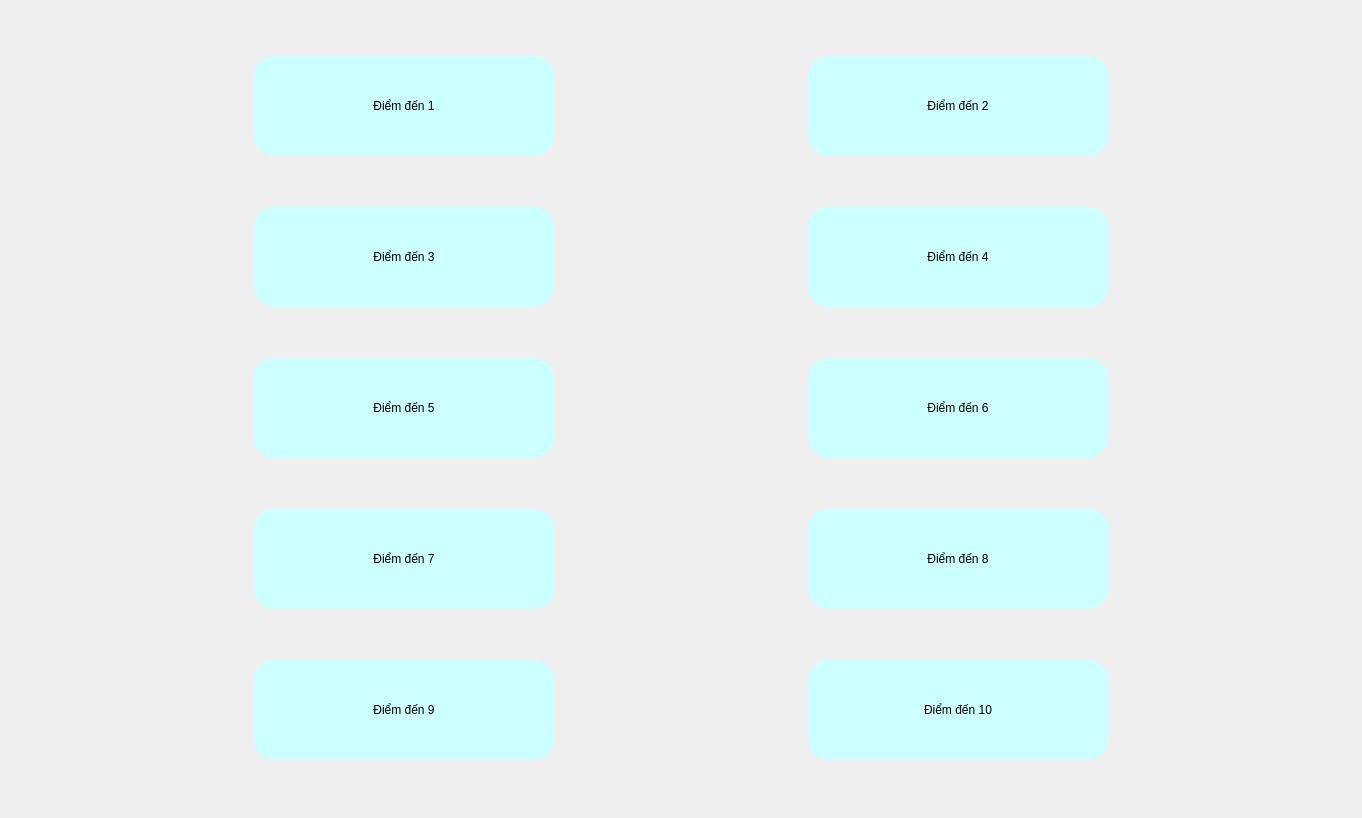
              <widget class="QWidget" name="scrollAreaWidgetContents_2">
               <property name="geometry">
                <rect>
                 <x>0</x>
                 <y>0</y>
                 <width>1362</width>
                 <height>818</height>
                </rect>
               </property>
               <layout class="QGridLayout" name="gridLayout_9">
                <item row="6" column="0">
                 <spacer name="verticalSpacer_10">
                  <property name="orientation">
                   <enum>Qt::Vertical</enum>
                  </property>
                  <property name="sizeType">
                   <enum>QSizePolicy::Fixed</enum>
                  </property>
                  <property name="sizeHint" stdset="0">
                   <size>
                    <width>20</width>
                    <height>40</height>
                   </size>
                  </property>
                 </spacer>
                </item>
                <item row="10" column="0">
                 <widget class="QPushButton" name="Button_9_2">
                  <property name="minimumSize">
                   <size>
                    <width>300</width>
                    <height>100</height>
                   </size>
                  </property>
                  <property name="maximumSize">
                   <size>
                    <width>300</width>
                    <height>100</height>
                   </size>
                  </property>
                  <property name="styleSheet">
                   <string notr="true">QPushButton#Button_9_2{
  border-radius: 20px;
	font: 75 28pt &quot;MS Shell Dlg 2&quot;;
	border: 1px solid #CCFFFF;
	background-color: #CCFFFF;

}
QPushButton#Button_9_2:pressed{
padding-left :2px;
padding-top :2px;

	background-color: #0e71aa;
}
QPushButton#Button_9_2:checked {
background-color: #0e71aa;

}
</string>
                  </property>
                  <property name="text">
                   <string>Điểm đến 9</string>
                  </property>
                 </widget>
                </item>
                <item row="9" column="2">
                 <spacer name="verticalSpacer_16">
                  <property name="orientation">
                   <enum>Qt::Vertical</enum>
                  </property>
                  <property name="sizeType">
                   <enum>QSizePolicy::Fixed</enum>
                  </property>
                  <property name="sizeHint" stdset="0">
                   <size>
                    <width>20</width>
                    <height>40</height>
                   </size>
                  </property>
                 </spacer>
                </item>
                <item row="9" column="0">
                 <spacer name="verticalSpacer_17">
                  <property name="orientation">
                   <enum>Qt::Vertical</enum>
                  </property>
                  <property name="sizeType">
                   <enum>QSizePolicy::Fixed</enum>
                  </property>
                  <property name="sizeHint" stdset="0">
                   <size>
                    <width>20</width>
                    <height>40</height>
                   </size>
                  </property>
                 </spacer>
                </item>
                <item row="6" column="2">
                 <spacer name="verticalSpacer_15">
                  <property name="orientation">
                   <enum>Qt::Vertical</enum>
                  </property>
                  <property name="sizeType">
                   <enum>QSizePolicy::Fixed</enum>
                  </property>
                  <property name="sizeHint" stdset="0">
                   <size>
                    <width>20</width>
                    <height>40</height>
                   </size>
                  </property>
                 </spacer>
                </item>
                <item row="10" column="2">
                 <widget class="QPushButton" name="Button_10_2">
                  <property name="minimumSize">
                   <size>
                    <width>300</width>
                    <height>100</height>
                   </size>
                  </property>
                  <property name="maximumSize">
                   <size>
                    <width>300</width>
                    <height>100</height>
                   </size>
                  </property>
                  <property name="styleSheet">
                   <string notr="true">QPushButton#Button_10_2{
    border-radius: 20px;
	font: 75 28pt &quot;MS Shell Dlg 2&quot;;
	border: 1px solid #CCFFFF;
	background-color: #CCFFFF;

}

QPushButton#Button_10_2:pressed{
padding-left :2px;
padding-top :2px;

	background-color: #0e71aa;
}
QPushButton#Button_10_2:checked {
background-color: #0e71aa;

}
</string>
                  </property>
                  <property name="text">
                   <string>Điểm đến 10</string>
                  </property>
                 </widget>
                </item>
                <item row="8" column="0">
                 <widget class="QPushButton" name="Button_7_2">
                  <property name="minimumSize">
                   <size>
                    <width>300</width>
                    <height>100</height>
                   </size>
                  </property>
                  <property name="maximumSize">
                   <size>
                    <width>300</width>
                    <height>100</height>
                   </size>
                  </property>
                  <property name="styleSheet">
                   <string notr="true">QPushButton#Button_7_2{
     border-radius: 20px;
	font: 75 28pt &quot;MS Shell Dlg 2&quot;;
	border: 1px solid #CCFFFF;
	background-color: #CCFFFF;

}

QPushButton#Button_7_2:pressed{
padding-left :2px;
padding-top :2px;

	background-color: #0e71aa;
}
QPushButton#Button_7_2:checked {
background-color: #0e71aa;

}
</string>
                  </property>
                  <property name="text">
                   <string>Điểm đến 7</string>
                  </property>
                 </widget>
                </item>
                <item row="1" column="2">
                 <widget class="QPushButton" name="Button_2_2">
                  <property name="minimumSize">
                   <size>
                    <width>300</width>
                    <height>100</height>
                   </size>
                  </property>
                  <property name="maximumSize">
                   <size>
                    <width>300</width>
                    <height>100</height>
                   </size>
                  </property>
                  <property name="styleSheet">
                   <string notr="true">QPushButton#Button_2_2{
     border-radius: 20px;
	font: 75 28pt &quot;MS Shell Dlg 2&quot;;
	border: 1px solid #CCFFFF;
	background-color: #CCFFFF;

}

QPushButton#Button_2_2:pressed{
padding-left :2px;
padding-top :2px;

	background-color: #0e71aa;
}
QPushButton#Button_2_2:checked {
background-color: #0e71aa;

}
</string>
                  </property>
                  <property name="text">
                   <string>Điểm đến 2</string>
                  </property>
                 </widget>
                </item>
                <item row="5" column="0">
                 <widget class="QPushButton" name="Button_5_2">
                  <property name="minimumSize">
                   <size>
                    <width>300</width>
                    <height>100</height>
                   </size>
                  </property>
                  <property name="maximumSize">
                   <size>
                    <width>300</width>
                    <height>100</height>
                   </size>
                  </property>
                  <property name="styleSheet">
                   <string notr="true">QPushButton#Button_5_2{
     border-radius: 20px;
	font: 75 28pt &quot;MS Shell Dlg 2&quot;;
	border: 1px solid #CCFFFF;
background-color:#CCFFFF;
}

QPushButton#Button_5_2:pressed{
padding-left :2px;
padding-top :2px;

	background-color: #0e71aa;
}
QPushButton#Button_5_2:checked {
background-color: #0e71aa;

}
</string>
                  </property>
                  <property name="text">
                   <string>Điểm đến 5</string>
                  </property>
                 </widget>
                </item>
                <item row="4" column="2">
                 <spacer name="verticalSpacer_14">
                  <property name="orientation">
                   <enum>Qt::Vertical</enum>
                  </property>
                  <property name="sizeType">
                   <enum>QSizePolicy::Fixed</enum>
                  </property>
                  <property name="sizeHint" stdset="0">
                   <size>
                    <width>20</width>
                    <height>40</height>
                   </size>
                  </property>
                 </spacer>
                </item>
                <item row="4" column="0">
                 <spacer name="verticalSpacer_12">
                  <property name="orientation">
                   <enum>Qt::Vertical</enum>
                  </property>
                  <property name="sizeType">
                   <enum>QSizePolicy::Fixed</enum>
                  </property>
                  <property name="sizeHint" stdset="0">
                   <size>
                    <width>20</width>
                    <height>40</height>
                   </size>
                  </property>
                 </spacer>
                </item>
                <item row="5" column="2">
                 <widget class="QPushButton" name="Button_6_2">
                  <property name="minimumSize">
                   <size>
                    <width>300</width>
                    <height>100</height>
                   </size>
                  </property>
                  <property name="maximumSize">
                   <size>
                    <width>300</width>
                    <height>100</height>
                   </size>
                  </property>
                  <property name="styleSheet">
                   <string notr="true">QPushButton#Button_6_2
{
     border-radius: 20px;
	font: 75 28pt &quot;MS Shell Dlg 2&quot;;
	border: 1px solid #CCFFFF;
	background-color: #CCFFFF;

}

QPushButton#Button_6_2:pressed{
padding-left :2px;
padding-top :2px;

	background-color: #0e71aa;
}
QPushButton#Button_6_2:checked {
background-color: #0e71aa;

}
</string>
                  </property>
                  <property name="text">
                   <string>Điểm đến 6</string>
                  </property>
                 </widget>
                </item>
                <item row="8" column="2">
                 <widget class="QPushButton" name="Button_8_2">
                  <property name="minimumSize">
                   <size>
                    <width>300</width>
                    <height>100</height>
                   </size>
                  </property>
                  <property name="maximumSize">
                   <size>
                    <width>300</width>
                    <height>100</height>
                   </size>
                  </property>
                  <property name="styleSheet">
                   <string notr="true">QPushButton#Button_8_2{
     border-radius: 20px;
	font: 75 28pt &quot;MS Shell Dlg 2&quot;;
	border: 1px solid #CCFFFF;
	background-color: #CCFFFF;

}

QPushButton#Button_8_2:pressed{
padding-left :2px;
padding-top :2px;

	background-color: #0e71aa;
}
QPushButton#Button_8_2:checked {
background-color: #0e71aa;

}
</string>
                  </property>
                  <property name="text">
                   <string>Điểm đến 8</string>
                  </property>
                 </widget>
                </item>
                <item row="0" column="2">
                 <spacer name="verticalSpacer_19">
                  <property name="orientation">
                   <enum>Qt::Vertical</enum>
                  </property>
                  <property name="sizeType">
                   <enum>QSizePolicy::Fixed</enum>
                  </property>
                  <property name="sizeHint" stdset="0">
                   <size>
                    <width>20</width>
                    <height>40</height>
                   </size>
                  </property>
                 </spacer>
                </item>
                <item row="3" column="2">
                 <widget class="QPushButton" name="Button_4_2">
                  <property name="minimumSize">
                   <size>
                    <width>300</width>
                    <height>100</height>
                   </size>
                  </property>
                  <property name="maximumSize">
                   <size>
                    <width>300</width>
                    <height>100</height>
                   </size>
                  </property>
                  <property name="styleSheet">
                   <string notr="true">QPushButton#Button_4_2{
     border-radius: 20px;
	font: 75 28pt &quot;MS Shell Dlg 2&quot;;
	border: 1px solid #CCFFFF;
background-color: #CCFFFF;

}


QPushButton#Button_4_2:pressed{
padding-left :2px;
padding-top :2px;

	background-color: #0e71aa;
}
QPushButton#Button_4_2:checked {
background-color: #0e71aa;

}
</string>
                  </property>
                  <property name="text">
                   <string>Điểm đến 4</string>
                  </property>
                 </widget>
                </item>
                <item row="11" column="2">
                 <spacer name="verticalSpacer_20">
                  <property name="orientation">
                   <enum>Qt::Vertical</enum>
                  </property>
                  <property name="sizeType">
                   <enum>QSizePolicy::Fixed</enum>
                  </property>
                  <property name="sizeHint" stdset="0">
                   <size>
                    <width>20</width>
                    <height>40</height>
                   </size>
                  </property>
                 </spacer>
                </item>
                <item row="2" column="0">
                 <spacer name="verticalSpacer_11">
                  <property name="orientation">
                   <enum>Qt::Vertical</enum>
                  </property>
                  <property name="sizeType">
                   <enum>QSizePolicy::Fixed</enum>
                  </property>
                  <property name="sizeHint" stdset="0">
                   <size>
                    <width>20</width>
                    <height>40</height>
                   </size>
                  </property>
                 </spacer>
                </item>
                <item row="11" column="0">
                 <spacer name="verticalSpacer_21">
                  <property name="orientation">
                   <enum>Qt::Vertical</enum>
                  </property>
                  <property name="sizeType">
                   <enum>QSizePolicy::Fixed</enum>
                  </property>
                  <property name="sizeHint" stdset="0">
                   <size>
                    <width>20</width>
                    <height>40</height>
                   </size>
                  </property>
                 </spacer>
                </item>
                <item row="2" column="2">
                 <spacer name="verticalSpacer_13">
                  <property name="orientation">
                   <enum>Qt::Vertical</enum>
                  </property>
                  <property name="sizeType">
                   <enum>QSizePolicy::Fixed</enum>
                  </property>
                  <property name="sizeHint" stdset="0">
                   <size>
                    <width>20</width>
                    <height>40</height>
                   </size>
                  </property>
                 </spacer>
                </item>
                <item row="3" column="0">
                 <widget class="QPushButton" name="Button_3_2">
                  <property name="minimumSize">
                   <size>
                    <width>300</width>
                    <height>100</height>
                   </size>
                  </property>
                  <property name="maximumSize">
                   <size>
                    <width>300</width>
                    <height>100</height>
                   </size>
                  </property>
                  <property name="styleSheet">
                   <string notr="true">QPushButton#Button_3_2{
     border-radius: 20px;
	font: 75 28pt &quot;MS Shell Dlg 2&quot;;
	border: 1px solid #CCFFFF;
	background-color:#CCFFFF;
}

QPushButton#Button_3_2:pressed{
padding-left :2px;
padding-top :2px;

	background-color: #0e71aa;
}
QPushButton#Button_3_2:checked {
background-color: 

}
</string>
                  </property>
                  <property name="text">
                   <string>Điểm đến 3</string>
                  </property>
                 </widget>
                </item>
                <item row="1" column="1">
                 <spacer name="horizontalSpacer">
                  <property name="orientation">
                   <enum>Qt::Horizontal</enum>
                  </property>
                  <property name="sizeType">
                   <enum>QSizePolicy::Maximum</enum>
                  </property>
                  <property name="sizeHint" stdset="0">
                   <size>
                    <width>5</width>
                    <height>20</height>
                   </size>
                  </property>
                 </spacer>
                </item>
                <item row="1" column="0">
                 <widget class="QPushButton" name="Button_1_2">
                  <property name="minimumSize">
                   <size>
                    <width>300</width>
                    <height>100</height>
                   </size>
                  </property>
                  <property name="maximumSize">
                   <size>
                    <width>300</width>
                    <height>100</height>
                   </size>
                  </property>
                  <property name="styleSheet">
                   <string notr="true">QPushButton#Button_1_2{
    border-radius: 20px;
	font: 75 28pt &quot;MS Shell Dlg 2&quot;;
	border: 1px solid #CCFFFF;

	background-color: #CCFFFF;

}

QPushButton#Button_1_2:pressed{
padding-left :2px;
padding-top :2px;

	background-color: #0e71aa;
}
QPushButton#Button_1_2:checked {
background-color: #0e71aa;

}
</string>
                  </property>
                  <property name="text">
                   <string>Điểm đến 1</string>
                  </property>
                 </widget>
                </item>
                <item row="0" column="0">
                 <spacer name="verticalSpacer_18">
                  <property name="orientation">
                   <enum>Qt::Vertical</enum>
                  </property>
                  <property name="sizeType">
                   <enum>QSizePolicy::Fixed</enum>
                  </property>
                  <property name="sizeHint" stdset="0">
                   <size>
                    <width>20</width>
                    <height>40</height>
                   </size>
                  </property>
                 </spacer>
                </item>
               </layout>
              </widget>
